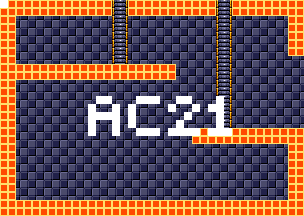

Tiled map render using the project's own tile images. Description and the map definition, with tile-layer contents summarised, below:
An orthogonal 38x27 tile map with 8x8 px tiles, 4 tile layers (background, foreground, room numbers, Objects), 10 tilesets.

<map version="1.5" tiledversion="1.7.1" orientation="orthogonal" renderorder="right-down" width="38" height="27" tilewidth="8" tileheight="8" infinite="0" nextlayerid="11" nextobjectid="1">
 <tileset firstgid="1" source="tilesheets/tsKarniMata.tsx" />
 <tileset firstgid="1025" source="tilesheets/tsVoodooWasp.tsx" />
 <tileset firstgid="2049" source="tilesheets/tsGoddess.tsx" />
 <tileset firstgid="3073" source="tilesheets/tsKonark.tsx" />
 <tileset firstgid="4097" name="sEnemies" tilewidth="8" tileheight="8" tilecount="1024" columns="32">
  <image source="../grapx/tilesheets/sKarniMata.bmp" trans="ff94ff" width="256" height="256" />
 </tileset>
 <tileset firstgid="5121" source="tilesheets/tsIceTemple.tsx" />
 <tileset firstgid="6145" source="tilesheets/sTiwanakuTemple.tsx" />
 <tileset firstgid="7169" source="tilesheets/sIndraTemple.tsx" />
 <tileset firstgid="8193" source="tilesheets/sTeleport.tsx" />
 <tileset firstgid="9217" source="tilesheets/sObjects.tsx" />
 <layer id="2" name="background" width="38" height="27">
  <data>[1026 cells, 1026 non-empty, 2 distinct tile ids]</data>
 </layer>
 <layer id="1" name="foreground" width="38" height="27">
  <data>[1026 cells, 330 non-empty, 3 distinct tile ids]</data>
 </layer>
 <layer id="7" name="room numbers" width="38" height="27">
  <data>[1026 cells, 40 non-empty, 1 distinct tile ids]</data>
 </layer>
 <layer id="10" name="Objects" width="38" height="27">
  <data>[1026 cells, 0 non-empty, 0 distinct tile ids]</data>
 </layer>
</map>
